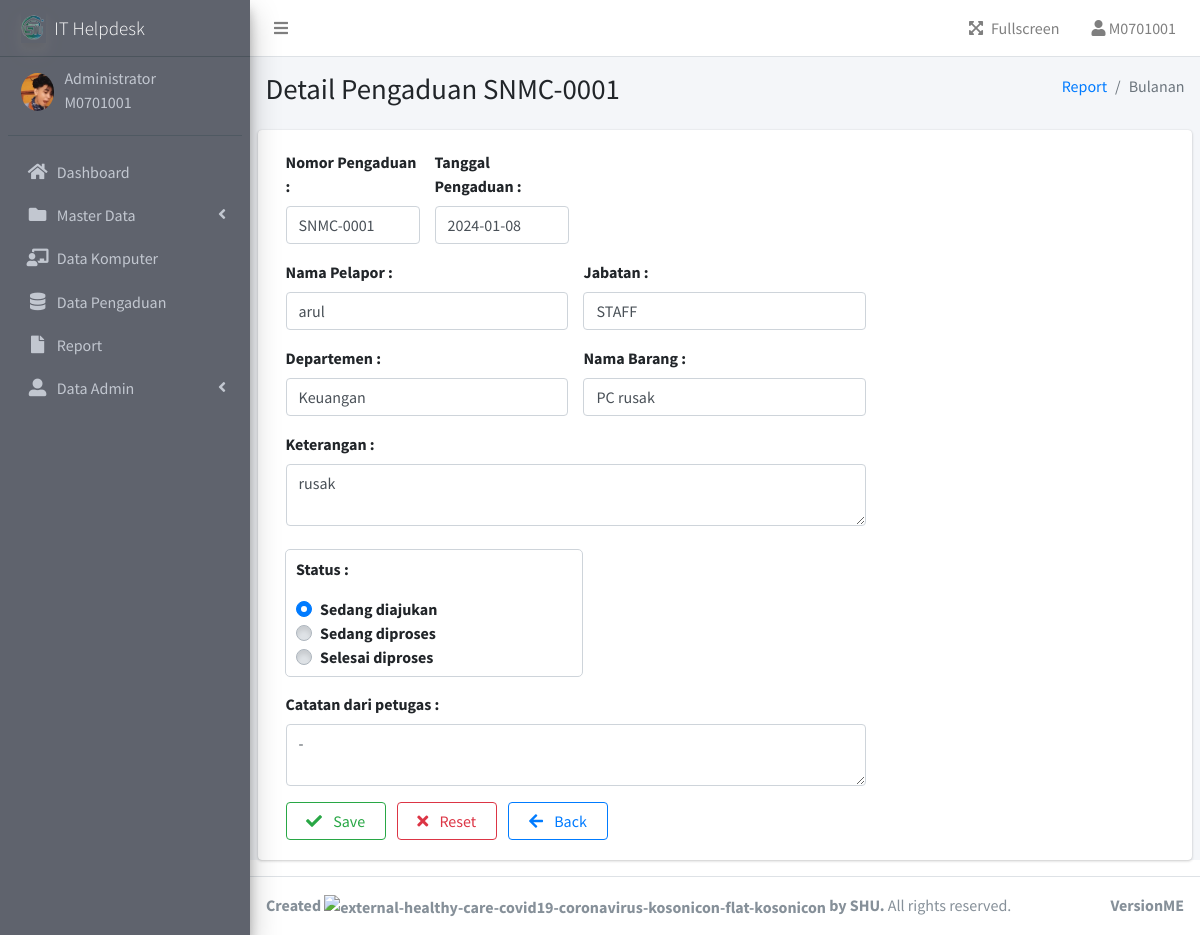
Before: /admin/detail-pengaduan.php?id=SNMC-0001 (signed in) with the older database file.
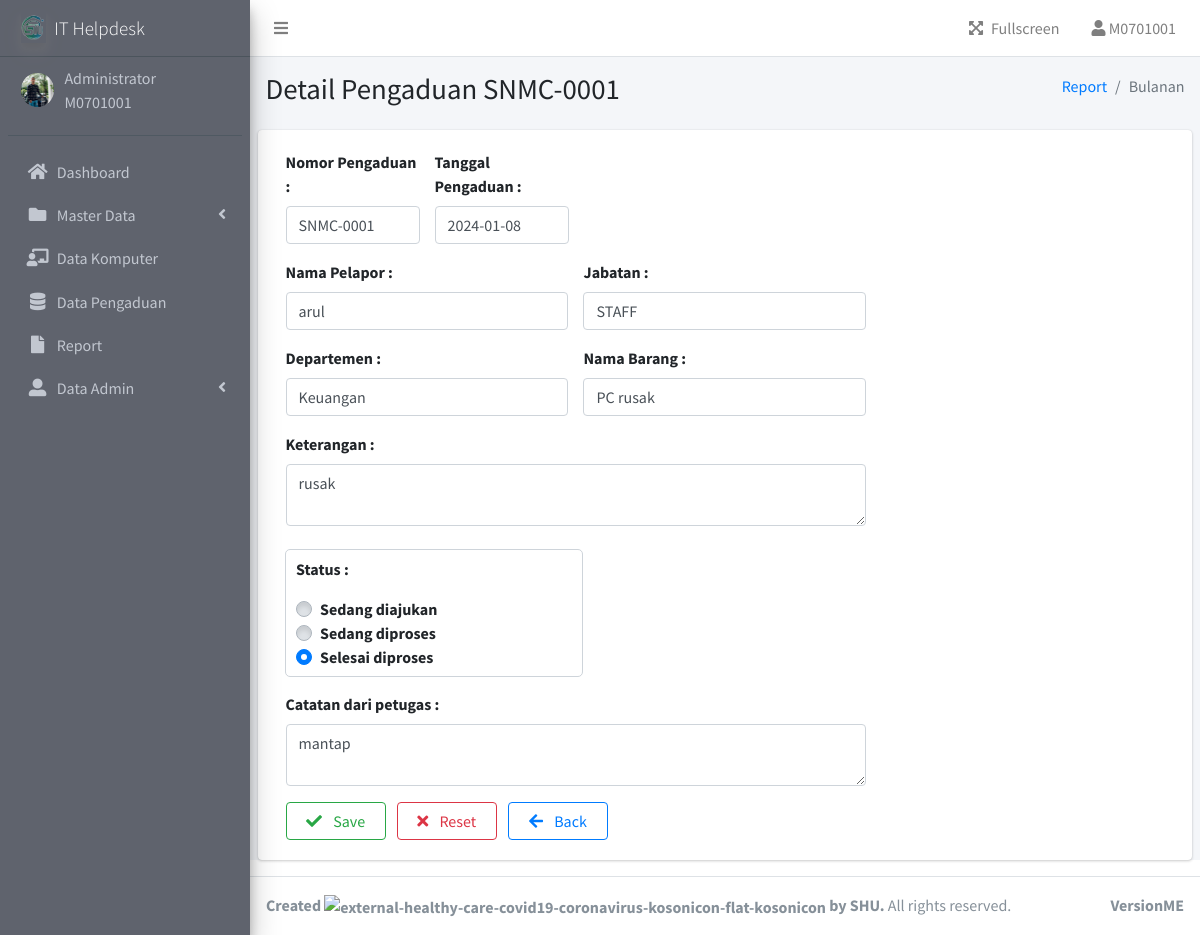
After: the same page with the newer database file.
### tables this page shows
CREATE TABLE `user` (
  `user_id` varchar(16) NOT NULL,
  `username` varchar(20) NOT NULL,
  `password` varchar(255) NOT NULL,
  `Role` varchar(30) NOT NULL,
  `img` varchar(255) NOT NULL,
  `status` tinyint(4) NOT NULL
);

CREATE TABLE `pengaduan` (
  `id` varchar(9) NOT NULL,
  `n_pelapor` varchar(30) NOT NULL,
  `j_pelapor` varchar(30) NOT NULL,
  `d_pelapor` varchar(30) NOT NULL,
  `n_barang` varchar(30) NOT NULL,
  `ket` varchar(100) NOT NULL,
  `status` text NOT NULL,
  `ket_petugas` varchar(100) NOT NULL,
  `tgl_lapor` date NOT NULL
);

### function.php (called while the page is built, shortened)
<?php
$db_host = "localhost";
$db_user = "root";
$db_pass = "";
$db_name = "db_helpdesk";
$conn = mysqli_connect($db_host, $db_user, $db_pass, $db_name);
function query($query)
{
    global $conn;
    $result = mysqli_query($conn, $query);
    $rows = [];
    while ($row = mysqli_fetch_assoc($result)) {
        $rows[] = $row;
    }
    return $rows;
}

### admin/detail-pengaduan.php (the view, shortened to what the changed rows need)
<?php
include "templates/header.php";
include "templates/sidebar.php";
$id = $_GET['id'];
$data = query("SELECT * FROM pengaduan WHERE id = '$id'");
foreach ($data as $d) :
?>
  <div class="content-wrapper">
    <section class="content-header">
      <div class="container-fluid">
        <div class="row mb-2">
          <div class="col-sm-6">
            <h1>Detail Pengaduan <?= $d['id']; ?></h1>
          </div>
          <div class="col-sm-6">
            <ol class="breadcrumb float-sm-right">
              <li class="breadcrumb-item"><a href="#">Report</a></li>
              <li class="breadcrumb-item active">Bulanan</li>
            </ol>
          </div>
        </div>
      </div>
    </section>
    <section class="content">
      <div class="card">
        <div class="card-body">
          <form action="" method="POST">
            <div class="col-md-12">
              <div class="row">
                <div class="col-md-2">
                  <label for="id">Nomor Pengaduan :</label>
                  <input type="text" name="id" id="id" class="form-control mb-3 bg-transparent" style="cursor: default;" value="<?= $d['id']; ?>" readonly>
                </div>
                <div class="col-md-2">
                  <label for="tgl">Tanggal Pengaduan :</label>
                  <input type="text" name="tgl" id="tgl" class="form-control mb-3 bg-transparent" style="cursor: default;" value="<?= $d['tgl_lapor']; ?>" readonly>
                </div>
              </div>
              <div class="row">
                <div class="col-md-4">
                  <label for="np">Nama Pelapor :</label>
                  <input type="text" name="np" id="np" class="form-control mb-3 bg-transparent" style="cursor: default;" value="<?= $d['n_pelapor']; ?>" readonly>
                </div>
                <div class="col-md-4">
                  <label for="jp">Jabatan :</label>
                  <input type="text" name="jp" id="jp" class="form-control mb-3 bg-transparent" style="cursor: default;" value="<?= $d['j_pelapor']; ?>" readonly>
                </div>
              </div>
              <div class="row">
                <div class="col-md-4">
                  <label for="dp">Departemen :</label>
                  <input type="text" name="dp" id="dp" class="form-control mb-3 bg-transparent" style="cursor: default;" value="<?= $d['d_pelapor']; ?>" readonly>
                </div>
                <div class="col-md-4">
                  <label for="nb">Nama Barang :</label>
                  <input type="text" name="nb" id="nb" class="form-control mb-3 bg-transparent" style="cursor: default;" value="<?= $d['n_barang']; ?>" readonly>
                </div>
              </div>
              <div class="row">
                <div class="col-md-8">
                  <label for="ket">Keterangan :</label>
                  <textarea name="ket" id="ket" class="form-control mb-3 bg-transparent" style="cursor: default;" readonly><?= $d['ket']; ?></textarea>
                </div>
              </div>
              <div class="row">
                <div class="col-md-4" style="border: 1px solid #ced4da; border-radius: 5px; margin: 7px 7px; padding: 7px 10px;">
                  <p><b>Status :</b></p>
                  <?php
                  if ($d['status'] == 'Sedang diajukan') {
                  ?>
                    <div class="custom-control custom-radio custom-control-inline">
                      <label class="custom-control-label" for="opt1">Sedang diajukan</label>
                    </div>
                    <div class="custom-control custom-radio custom-control-inline">
                      <label class="custom-control-label" for="opt2">Sedang diproses</label>
                    </div>
                    <div class="custom-control custom-radio custom-control-inline">
                      <label class="custom-control-label" for="opt3">Selesai diproses</label>
                    </div>
                  <?php
                  } else {
                  ?>
                    <div class="custom-control custom-radio custom-control-inline">
                      <label class="custom-control-label" for="opt1">Sedang diajukan</label>
                    </div>
                    <div class="custom-control custom-radio custom-control-inline">
                      <label class="custom-control-label" for="opt2">Sedang diproses</label>
                    </div>
                    <div class="custom-control custom-radio custom-control-inline">
                      <label class="custom-control-label" for="opt3">Selesai diproses</label>
                    </div>
                  <?php
                  }
                  ?>
                </div>
              </div>
              <div class="row">
                <div class="col-md-8 mt-2">
                  <label for="ket_petugas">Catatan dari petugas :</label>
                  <textarea name="ket_petugas" id="ket_petugas" class="form-control mb-2"><?= $d['ket_petugas']; ?></textarea>
                </div>
              </div>
              <div class="row">
                <div class="col-md-8 mt-2">
                  <button type="submit" value="submit" name="submit" class="btn btn-outline-success mr-2" style="width: 100px;">
                    <span class="fas fa-check mr-2"></span>
                    Save
                  </button>
                  <button type="reset" value="reset" class="btn btn-outline-danger mr-2" style="width: 100px;">
                    <span class="fas fa-times mr-2"></span>
                    Reset
                  </button>
                  <a href="#" class="btn btn-outline-primary" onclick="history.back()" style="width: 100px;">
                    <span class="fas fa-arrow-left mr-2"></span>
                    Back
                  </a>
                </div>
              </div>
            </div>
          </form>
        </div>
      <?php
    endforeach;
      ?>
      </div>
    </section>
  </div>
  <?php
  include "templates/footer.php";
  ?>

### admin/templates/header.php (shortened to what the changed rows need)
<?php
include '../function.php';
?>
<!DOCTYPE html>
<html lang="en">
<head>
  <link rel="stylesheet" href="../assets/plugins/fontawesome-free/css/all.min.css">
  <link rel="stylesheet" href="../assets/plugins/datatables-bs4/css/dataTables.bootstrap4.min.css">
  <link rel="stylesheet" href="../assets/plugins/datatables-buttons/css/buttons.bootstrap4.min.css">
  <link rel="stylesheet" href="../assets/plugins/datatables-responsive/css/responsive.bootstrap4.min.css">
  <link rel="stylesheet" href="../assets/dist/css/adminlte.min.css">
  <link rel="stylesheet" href="../assets/plugins/jquery-ui/jquery-ui.min.css">
</head>
<body class="hold-transition sidebar-mini">
  <div class="wrapper">
    <aside class="main-sidebar sidebar-dark-primary elevation-4">
      <a href="index.php" class="brand-link">
        <img src="../../assets/img/newagain.png" alt="IT Helpdesk" class="brand-image elevation-3" style="filter: drop-shadow(0px 0px 0px white);opacity: .8" >
        <span class="brand-text font-weight-light" style="font-size: 19px;">IT Helpdesk</span>
      </a>
      <div class="sidebar">
        <div class="user-panel mt-3 pb-3 mb-3 d-flex">
          <div class="image">
            <?php
            $id = $_SESSION["login"]["user_id"];
            $data = query("SELECT * FROM user WHERE user_id = '$id'")[0];
            ?>
            <img src="../assets/img/profile/<?= $data['img']; ?> " class="img-circle" alt="User Image">
          </div>
        </div>

Changed rows visible on the page:
changed user: img: a different picture
changed pengaduan "SNMC-0001": status "Sedang diajukan" → "Selesai diproses" (drawn); ket_petugas "-" → "mantap"
